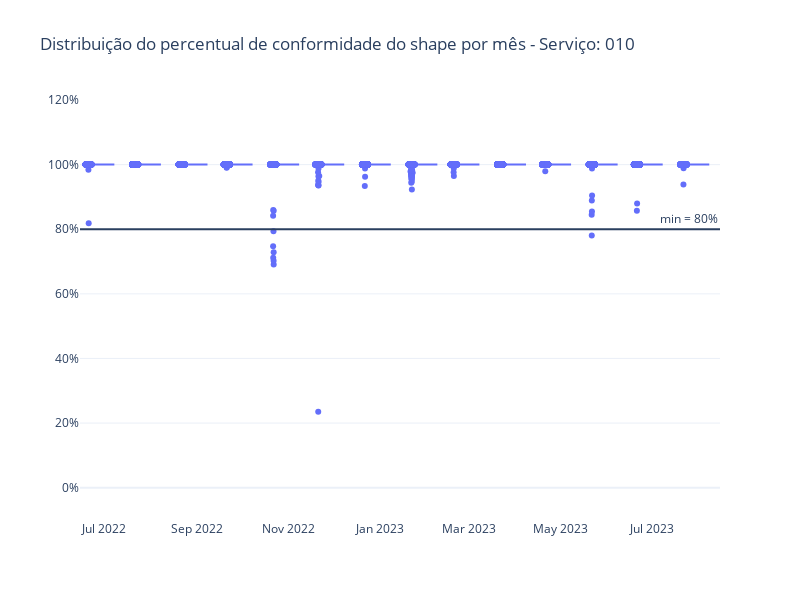

Notebook code for this chart:
### Code cell
y = "perc_conformidade_shape"
title = f"Distribuição do percentual de conformidade do shape por mês - Serviço: {servico}"
min = "80"

fig = px.box(
    df_viagem_conformidade_treated, 
    x="mes", 
    y=y, 
    title=title,
    template="plotly_white",
    labels={
        "mes": "",
        y: ""
    },
    points="all"
)


fig.update_layout(
    yaxis_range=[-10, 120],
    yaxis_ticksuffix="%",
    width=800,
    height=600,
    showlegend=False,
)

fig.add_hline(y=80, annotation_text=f"min = {min}%")

fig.show()

### Figure 1 — Plotly figure (JSON) as saved in the notebook; plotly's stock layout.template omitted (floating-point values rounded to 4 significant figures; data arrays with more than 128 entries replaced by an {"elided": "..."} marker saying what was removed)
{"data": [{"alignmentgroup": "True", "boxpoints": "all", "hovertemplate": "=%{y}<extra></extra>", "legendgroup": "", "marker": {"color": "#636efa"}, "name": "", "notched": false, "offsetgroup": "", "orientation": "v", "showlegend": false, "type": "box", "x": {"elided": "11582 str values"}, "x0": " ", "xaxis": "x", "y": {"elided": "11582 float values"}, "y0": " ", "yaxis": "y"}], "layout": {"annotations": [{"showarrow": false, "text": "min = 80%", "x": 1, "xanchor": "right", "xref": "x domain", "y": 80, "yanchor": "bottom", "yref": "y"}], "boxmode": "group", "height": 600, "legend": {"tracegroupgap": 0}, "shapes": [{"type": "line", "x0": 0, "x1": 1, "xref": "x domain", "y0": 80, "y1": 80, "yref": "y"}], "showlegend": false, "title": {"text": "Distribuição do percentual de conformidade do shape por mês - Serviço: 010"}, "width": 800, "xaxis": {"anchor": "y", "domain": [0, 1], "title": {"text": ""}}, "yaxis": {"anchor": "x", "domain": [0, 1], "range": [-10, 120], "ticksuffix": "%", "title": {"text": ""}}}}
